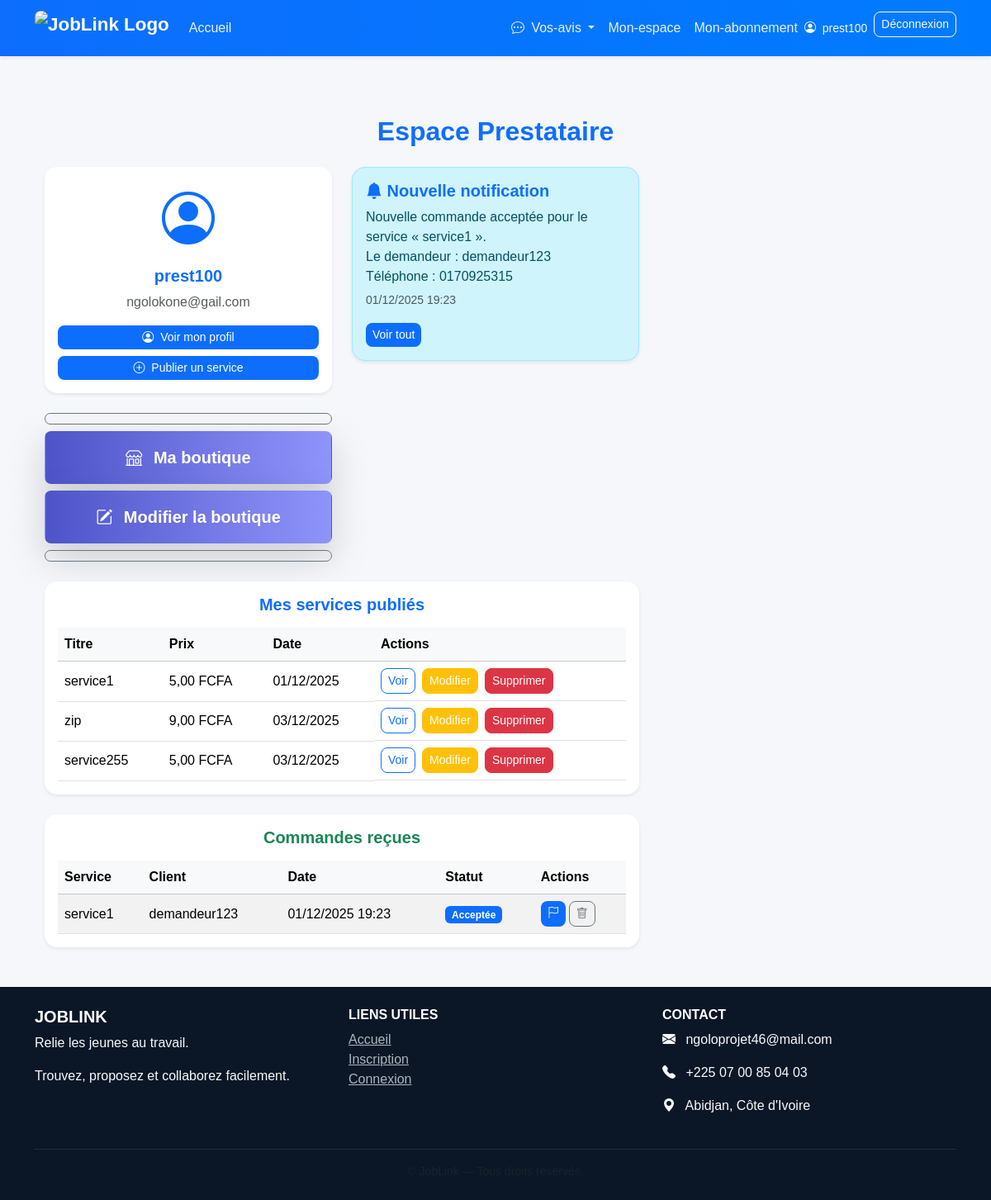
The page /tableau-prestataire/ (signed in) on the database as committed earlier.
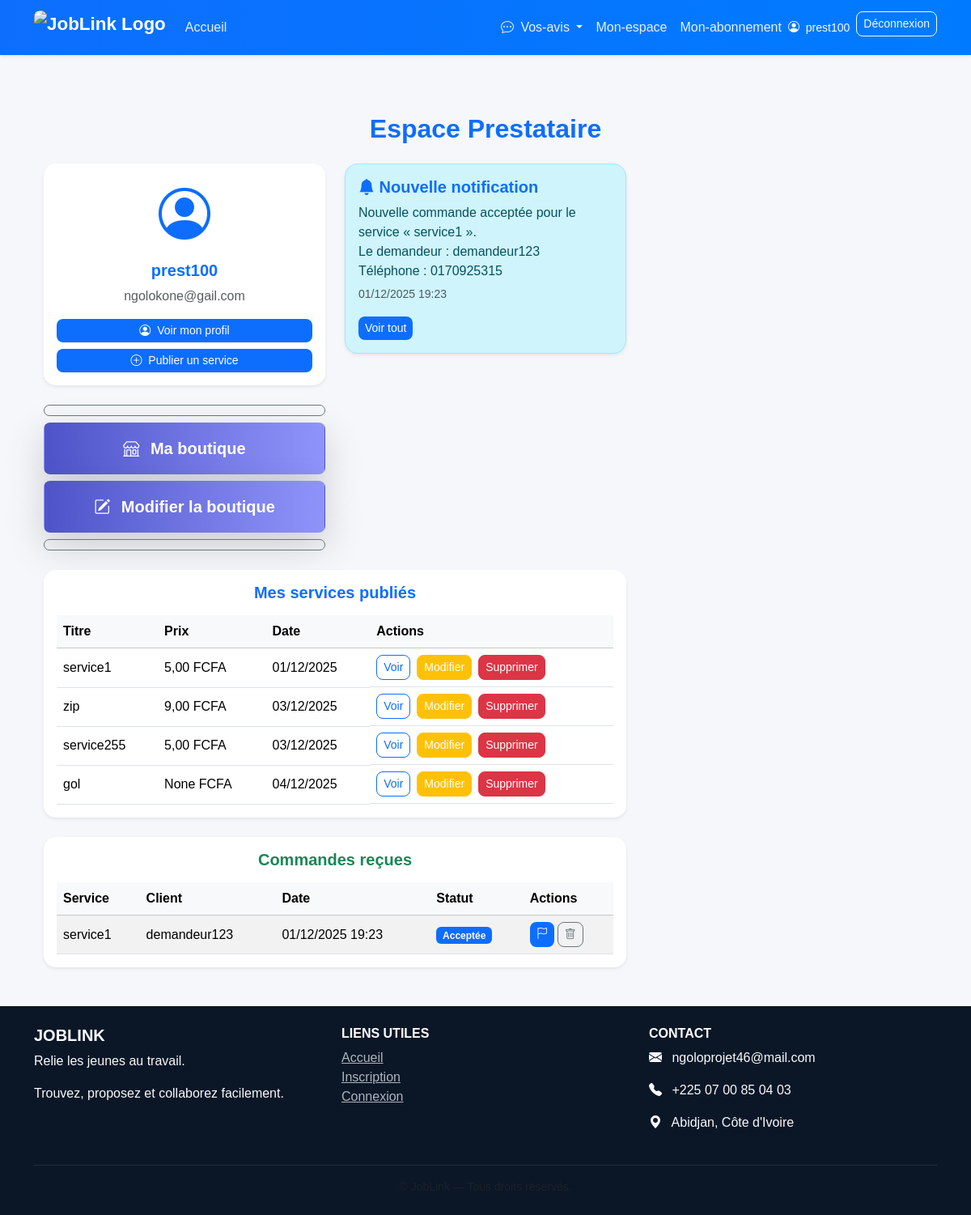
The same page on the database as committed later.
### core/models.py (models this page shows, shortened)
class Service(models.Model):
    VILLES_CI = [
        ("Abidjan", "Abidjan"),
        ("Bouaké", "Bouaké"),
        ("Daloa", "Daloa"),
        ("Yamoussoukro", "Yamoussoukro"),
        ("San-Pédro", "San-Pédro"),
        ("Korhogo", "Korhogo"),
        ("Man", "Man"),
        ("Gagnoa", "Gagnoa"),
    ]
    prestataire = models.ForeignKey(
        'Prestataire',
        on_delete=models.CASCADE,
        related_name='services'
    )
    titre = models.CharField(max_length=100)
    description = models.TextField()
    prix = models.DecimalField(max_digits=10, decimal_places=2, blank=True, null=True)
    telephone = models.CharField(max_length=20, blank=True, null=True)
    adresse = models.CharField(max_length=255, blank=True, null=True)
    categorie = models.CharField(max_length=100)
    ville = models.CharField(max_length=50, choices=VILLES_CI, default="Abidjan")
    date_publication = models.DateTimeField(auto_now_add=True)
    disponible = models.BooleanField(default=True)
    image = CloudinaryField("image", blank=True, null=True)
    video = CloudinaryField(resource_type="video", blank=True, null=True)

class Commande(models.Model):
    service = models.ForeignKey(Service, on_delete=models.CASCADE)
    client = models.ForeignKey(User, on_delete=models.CASCADE, null=True, blank=True)
    demandeur = models.ForeignKey(Demandeur, on_delete=models.CASCADE)
    date_commande = models.DateTimeField(auto_now_add=True)
    statut_choices = [
        ('en_attente', 'En attente'),
        ('acceptee', 'Acceptée'),
        ('terminee', 'Terminée'),
        ('annulee', 'Annulée'),
    ]
    statut = models.CharField(max_length=20, choices=statut_choices, default='en_attente')

class Demandeur(models.Model):
    user = models.OneToOneField(User, on_delete=models.CASCADE)
    adresse = models.CharField(max_length=200, blank=True, null=True)

class User(AbstractUser):
    ROLE_CHOICES = (
        ('prestataire', 'Prestataire'),
        ('demandeur', 'Demandeur'),
    )
    role = models.CharField(max_length=20, choices=ROLE_CHOICES)
    phone = models.CharField(max_length=20, unique=True, null=True, blank=True)
    photo = CloudinaryField("photo_profil", blank=True, null=True)

### core/views.py (the view)
# urls.py: path('tableau-prestataire/', views.tableau_prestataire, name='tableau_prestataire'),
@login_required
def tableau_prestataire(request):
    try:
        prestataire = Prestataire.objects.get(user=request.user)
    except Prestataire.DoesNotExist:
        messages.error(request, "Profil prestataire introuvable.")
        return redirect('home')
    services = Service.objects.filter(prestataire=prestataire)
    commandes = Commande.objects.filter(service__prestataire=prestataire)
    derniere_notification = Notification.objects.filter(
        user=request.user
    ).order_by('-date').first()
    context = {
        'prestataire': prestataire,
        'services': services,
        'commandes': commandes,
        'derniere_notification': derniere_notification,
    }
    return render(request, 'dashboard_prestataire.html', context)

### core/templates/dashboard_prestataire.html (shortened to what the changed rows need)
{% extends 'base.html' %}
{% block content %}
<div class="container py-5">
    <h2 class="mb-4 text-primary text-center fw-bold">Espace Prestataire</h2>
    <div class="row">
        <div class="col-md-8">
            <div class="card shadow-sm mb-4">
                <div class="card-body">
                    {% if services %}
                        <div class="table-responsive">
                            <table class="table table-hover align-middle mb-0">
                                <thead class="table-light">
                                    <tr>
                                        <th>Titre</th>
                                        <th>Prix</th>
                                        <th>Date</th>
                                        <th>Actions</th>
                                    </tr>
                                </thead>
                                <tbody>
                                    {% for service in services %}
                                        <tr>
                                            <td>{{ service.titre }}</td>
                                            <td>{{ service.prix }} FCFA</td>
                                            <td>{{ service.date_publication|date:"d/m/Y" }}</td>
                                            <td class="d-flex gap-2">
                                                <a href="{% url 'service_detail' service.pk %}"
                                                   class="btn btn-sm btn-outline-primary">
                                                    Voir
                                                </a>
                                                <a href="{% url 'modifier_service' service.id %}"
                                                   class="btn btn-warning btn-sm text-white">
                                                    Modifier
                                                </a>
                                                <a href="{% url 'supprimer_service' service.id %}"
                                                   class="btn btn-danger btn-sm"
                                                   onclick="return confirm('Supprimer ce service ?')">
                                                    Supprimer
                                                </a>
                                            </td>
                                        </tr>
                                    {% endfor %}
                                </tbody>
                            </table>
                        </div>
                    {% else %}
                        <p class="text-muted">Vous n'avez publié aucun service pour le moment.</p>
                    {% endif %}
                </div>
            </div>
            <div class="card shadow-sm">
                <div class="card-body">
                    {% if commandes %}
                        <div class="table-responsive">
                            <table class="table table-striped align-middle mb-0">
                                <thead class="table-light">
                                    <tr>
                                        <th>Service</th>
                                        <th>Client</th>
                                        <th>Date</th>
                                        <th>Statut</th>
                                        <th>Actions</th>
                                    </tr>
                                </thead>
                                <tbody>
                                    {% for commande in commandes %}
                                        <tr>
                                            <td>{{ commande.service.titre }}</td>
                                            <td>{{ commande.demandeur.user.username }}</td>
                                            <td>{{ commande.date_commande|date:"d/m/Y H:i" }}</td>
                                            <td>
                                                {% if commande.statut == 'en_attente' %}
                                                    <span class="badge bg-warning text-dark">En attente</span>
                                                {% elif commande.statut == 'acceptee' %}
                                                    <span class="badge bg-primary">Acceptée</span>
                                                {% elif commande.statut == 'terminee' %}
                                                    <span class="badge bg-success">Terminée</span>
                                                {% else %}
                                                    <span class="badge bg-danger">Annulée</span>
                                                {% endif %}
                                            </td>
                                            <td class="d-flex gap-1">
                                                {% if commande.statut == 'en_attente' %}
                                                    <a href="{% url 'accepter_commande' commande.id %}"
                                                       class="btn btn-sm btn-success"
                                                       title="Accepter">
                                                        <i class="bi bi-check-circle"></i>
                                                    </a>
                                                    <a href="{% url 'annuler_commande' commande.id %}"
                                                       class="btn btn-sm btn-danger"
                                                       title="Refuser">
                                                        <i class="bi bi-x-circle"></i>
                                                    </a>
                                                {% elif commande.statut == 'acceptee' %}
                                                    <a href="{% url 'terminer_commande' commande.id %}"
                                                       class="btn btn-sm btn-primary"
                                                       title="Terminer">
                                                        <i class="bi bi-flag"></i>
                                                    </a>
                                                {% endif %}
                                                <a href="{% url 'supprimer_commande_prestataire' commande.id %}"
                                                   class="btn btn-sm btn-outline-secondary"
                                                   onclick="return confirm('Supprimer cette commande ? 🗑');"
                                                   title="Supprimer">
                                                    <i class="bi bi-trash"></i>
                                                </a>
                                            </td>
                                        </tr>
                                    {% endfor %}
                                </tbody>
                            </table>
                        </div>
                    {% else %}
                        <p class="text-muted">Aucune commande reçue pour le moment.</p>
                    {% endif %}
                </div>
            </div>
        </div>
    </div>
</div>
{% endblock %}

Rows that differ between the two databases and show on the page:
added Service: titre "gol", prix "None", date_publication "04/12/2025"
